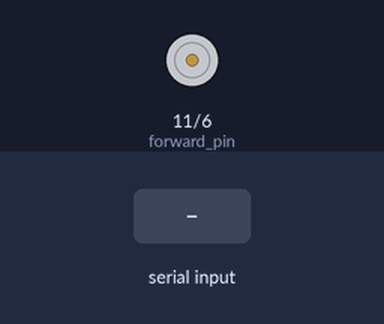
The sketch below on a simulated Arduino Uno, built with avr-gcc and run on an emulated ATmega328P. On the bench: motor-driver pin pairs drawn as motors (green arrow = first pin HIGH = forward, orange = second pin HIGH = backward, longer = more drive). The test bench sets the inputs (shaded band). What the sketch prints to the serial monitor is not drawn.

Above: at 1.2 s.
1.3 s: "f" received over Serial
At 2.6 s:
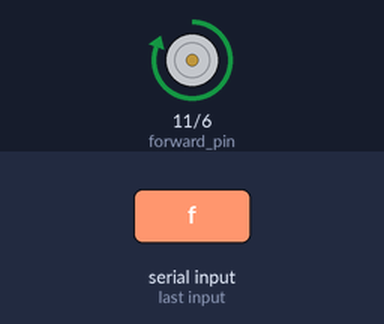
3.0 s: "r" received over Serial
At 4.0 s:
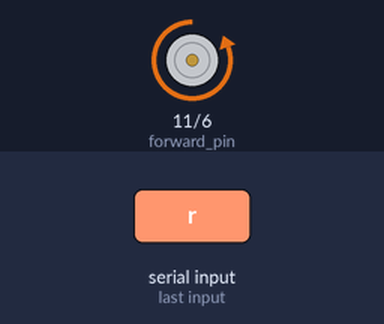
4.7 s: "s" received over Serial
At 5.7 s:
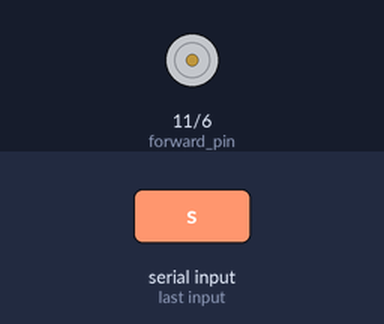
Timing chart, 0 to 7.7 s (numbered marks = the images above; inputs shaded):
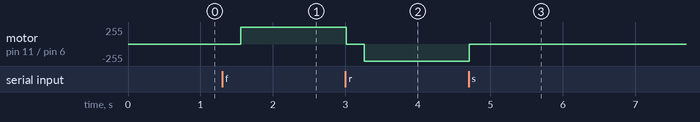

The sketch:

motor_control_0.ino
```cpp
//char command[10] = "stop";
int incoming_byte = 0;
int forward_pin = 11;
int reverse_pin = 6;

void setup() {
  pinMode(forward_pin, OUTPUT);
  pinMode(reverse_pin, OUTPUT);
  Serial.begin(9600);
}

void loop() {
  incoming_byte = Serial.read();
  Serial.println(incoming_byte);

  if (incoming_byte == 102) {
    digitalWrite(reverse_pin, LOW);
    delay(250);
    digitalWrite(forward_pin, HIGH);

  } else if (incoming_byte == 114) {
    digitalWrite(forward_pin, LOW);
    delay(250);
    digitalWrite(reverse_pin, HIGH);

  } else if (incoming_byte == 115) {
    digitalWrite(forward_pin, LOW);
    digitalWrite(reverse_pin, LOW);
  }

//  Serial.println(incoming_byte);
//  switch (incoming_byte) {
//    case 'f':
//      digitalWrite(reverse_pin, LOW);
//      delay(250);
//      digitalWrite(forward_pin, HIGH);
//      break;
//    case 'r':
//      digitalWrite(forward_pin, LOW);
//      delay(250);
//      digitalWrite(reverse_pin, HIGH);
//      break;
//    case 's':
//      digitalWrite(forward_pin, LOW);
//      digitalWrite(reverse_pin, LOW);
//      delay(250);
//      break;
//    default:
//      digitalWrite(forward_pin, forward_pin);
//      digitalWrite(reverse_pin, reverse_pin);
//  }

}
```

Measured:
- after the input at 1.3 s, motor on pin 11 (forward_pin) / pin 6 (reverse_pin): stopped → forward 255/255 after 0.26 s
- after the input at 3.0 s, motor on pin 11 (forward_pin) / pin 6 (reverse_pin): forward 255/255 → stopped at once, → backward 255/255 0.25 s later
- after the input at 4.7 s, motor on pin 11 (forward_pin) / pin 6 (reverse_pin): backward 255/255 → stopped at once
